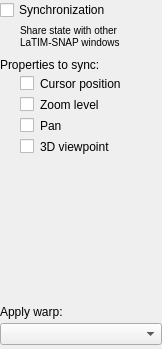
<?xml version="1.0" encoding="UTF-8"?>
<ui version="4.0">
 <class>SynchronizationInspector</class>
 <widget class="QWidget" name="SynchronizationInspector">
  <property name="geometry">
   <rect>
    <x>0</x>
    <y>0</y>
    <width>162</width>
    <height>349</height>
   </rect>
  </property>
  <property name="windowTitle">
   <string>Form</string>
  </property>
  <property name="styleSheet">
   <string notr="true">*  {
font-size: 12px;
}

QSpinBox { font-size: 11px; }
</string>
  </property>
  <layout class="QVBoxLayout" name="verticalLayout">
   <property name="spacing">
    <number>4</number>
   </property>
   <property name="leftMargin">
    <number>0</number>
   </property>
   <property name="topMargin">
    <number>0</number>
   </property>
   <property name="rightMargin">
    <number>0</number>
   </property>
   <property name="bottomMargin">
    <number>0</number>
   </property>
   <item>
    <widget class="QCheckBox" name="chkSync">
     <property name="toolTip">
      <string>&lt;html&gt;&lt;head/&gt;&lt;body&gt;&lt;p&gt;&lt;span style=&quot; font-weight:600;&quot;&gt;Toggle synchronization&lt;/span&gt;&lt;/p&gt;&lt;p&gt;&lt;br/&gt;&lt;/p&gt;&lt;p&gt;When enabled, this LaTIM-SNAP window will synchronize cursor position and other view properties with other LaTIM-SNAP windows open on the same machine. This is useful for yoking the cursor across two medical images.&lt;/p&gt;&lt;/body&gt;&lt;/html&gt;</string>
     </property>
     <property name="styleSheet">
      <string notr="true"/>
     </property>
     <property name="text">
      <string>Synchronization</string>
     </property>
    </widget>
   </item>
   <item>
    <layout class="QHBoxLayout" name="horizontalLayout">
     <property name="spacing">
      <number>0</number>
     </property>
     <property name="leftMargin">
      <number>20</number>
     </property>
     <property name="bottomMargin">
      <number>5</number>
     </property>
     <item>
      <widget class="QLabel" name="label">
       <property name="font">
        <font>
         <pointsize>-1</pointsize>
        </font>
       </property>
       <property name="styleSheet">
        <string notr="true">font-size:10px;</string>
       </property>
       <property name="text">
        <string>Share state with other 
LaTIM-SNAP windows</string>
       </property>
       <property name="scaledContents">
        <bool>false</bool>
       </property>
       <property name="alignment">
        <set>Qt::AlignLeading|Qt::AlignLeft|Qt::AlignVCenter</set>
       </property>
       <property name="wordWrap">
        <bool>true</bool>
       </property>
      </widget>
     </item>
    </layout>
   </item>
   <item>
    <widget class="QLabel" name="label_3">
     <property name="text">
      <string>Properties to sync:</string>
     </property>
    </widget>
   </item>
   <item>
    <widget class="QWidget" name="panelProperties" native="true">
     <property name="enabled">
      <bool>true</bool>
     </property>
     <property name="styleSheet">
      <string notr="true">QCheckBox {
  padding:0px;
}</string>
     </property>
     <layout class="QVBoxLayout" name="verticalLayout_2">
      <property name="spacing">
       <number>6</number>
      </property>
      <property name="leftMargin">
       <number>20</number>
      </property>
      <property name="topMargin">
       <number>0</number>
      </property>
      <property name="rightMargin">
       <number>0</number>
      </property>
      <property name="bottomMargin">
       <number>0</number>
      </property>
      <item>
       <widget class="QCheckBox" name="chkCursor">
        <property name="toolTip">
         <string>&lt;html&gt;&lt;head/&gt;&lt;body&gt;&lt;p&gt;Sync the position of the 3D cursor between LaTIM-SNAP windows&lt;/p&gt;&lt;/body&gt;&lt;/html&gt;</string>
        </property>
        <property name="text">
         <string>Cursor position</string>
        </property>
       </widget>
      </item>
      <item>
       <widget class="QCheckBox" name="chkZoom">
        <property name="toolTip">
         <string>&lt;html&gt;&lt;head/&gt;&lt;body&gt;&lt;p&gt;Sync the zoom level between LaTIM-SNAP windows. &lt;span style=&quot; font-style:italic;&quot;&gt;Linked zoom must be enabled in the zoom inspector.&lt;/span&gt;&lt;/p&gt;&lt;/body&gt;&lt;/html&gt;</string>
        </property>
        <property name="text">
         <string>Zoom level</string>
        </property>
       </widget>
      </item>
      <item>
       <widget class="QCheckBox" name="chkPan">
        <property name="toolTip">
         <string>&lt;html&gt;&lt;head/&gt;&lt;body&gt;&lt;p&gt;Sync the panning position betweenLaTIM-SNAP windows. &lt;span style=&quot; font-style:italic;&quot;&gt;Linked zoom must be enabled in the zoom inspector.&lt;/span&gt;&lt;/p&gt;&lt;/body&gt;&lt;/html&gt;</string>
        </property>
        <property name="text">
         <string>Pan</string>
        </property>
       </widget>
      </item>
      <item>
       <widget class="QCheckBox" name="chkCamera">
        <property name="toolTip">
         <string>&lt;html&gt;&lt;head/&gt;&lt;body&gt;&lt;p&gt;Sync the 3D view camera position between LaTIM-SNAP windows.&lt;/p&gt;&lt;/body&gt;&lt;/html&gt;</string>
        </property>
        <property name="text">
         <string>3D viewpoint</string>
        </property>
       </widget>
      </item>
      <item>
       <spacer name="verticalSpacer_2">
        <property name="orientation">
         <enum>Qt::Vertical</enum>
        </property>
        <property name="sizeHint" stdset="0">
         <size>
          <width>20</width>
          <height>2</height>
         </size>
        </property>
       </spacer>
      </item>
     </layout>
    </widget>
   </item>
   <item>
    <widget class="QLabel" name="label_4">
     <property name="text">
      <string>Apply warp:</string>
     </property>
    </widget>
   </item>
   <item>
    <widget class="QWidget" name="widget" native="true">
     <layout class="QVBoxLayout" name="verticalLayout_3">
      <property name="spacing">
       <number>0</number>
      </property>
      <property name="leftMargin">
       <number>0</number>
      </property>
      <property name="topMargin">
       <number>0</number>
      </property>
      <property name="rightMargin">
       <number>0</number>
      </property>
      <property name="bottomMargin">
       <number>0</number>
      </property>
      <item>
       <widget class="QComboBox" name="inWarpLayer"/>
      </item>
     </layout>
    </widget>
   </item>
   <item>
    <widget class="QWidget" name="panelChannel" native="true">
     <layout class="QHBoxLayout" name="horizontalLayout_2">
      <property name="spacing">
       <number>6</number>
      </property>
      <property name="leftMargin">
       <number>20</number>
      </property>
      <property name="topMargin">
       <number>0</number>
      </property>
      <property name="rightMargin">
       <number>0</number>
      </property>
      <property name="bottomMargin">
       <number>0</number>
      </property>
     </layout>
    </widget>
   </item>
  </layout>
 </widget>
 <resources/>
 <connections/>
</ui>
